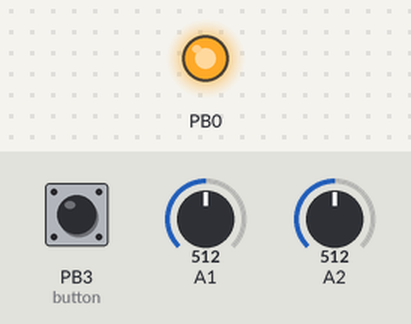
Recording of a sketch running on a simulated ATtiny85, built with avr-gcc and run on an emulated ATtiny85. Shown: output pins drawn as LEDs (lit = HIGH). Inputs (shaded band) come from the test bench; at power-on: PB3 (button) HIGH, A2 = 512, A1 = 512.

Above: at 1.2 s.
1.3 s: PB3 (button) pulled LOW for 3.2 s
At 1.95 s:
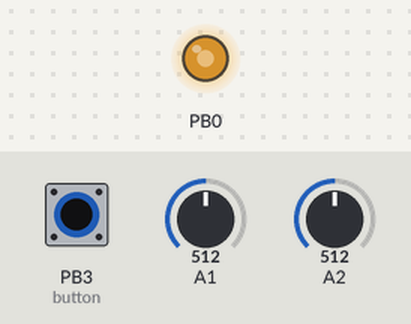
6.0 s: A2 set to 1000
9.0 s: A2 set to 1012
10.5 s: A2 set to 1023
At 11.7 s:
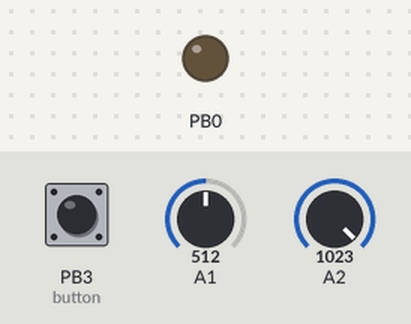
12.0 s: PB3 (button) pulled LOW for 0.15 s
At 13.4 s:
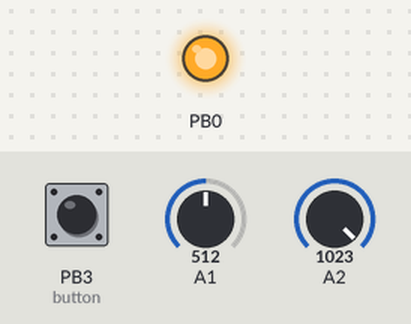
Timing chart, 0 to 14.6 s (numbered marks = the images above; inputs shaded):
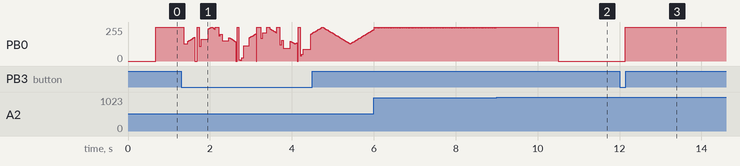

Measured:
- after the input at 9.0 s, PB0: stops changing and stays 254/255
- after the input at 10.5 s, PB0: 254/255 → 0/255 at once
- after the input at 12.0 s, PB0: 0/255 → 255/255 after 0.14 s

The sketch:

attiny_punk_console.ino
```cpp
// (licence header left out)
//pins declaration
volatile byte starterTCNT0 = 0;
volatile byte starterOCR0A = 0;
volatile byte prescaler = 3;
unsigned int activations;
char dir = 1;


//initial setups
void setup() {
    DDRB = 0b00000001; // pin: D0=OUTPUT - D3=INPUT
    setupTimer();
}


//main loop
void loop() {
    int tempDelay = analogRead(1) * 10; //a pot is used to set the period
    if (tempDelay == 0) {
        tempDelay = 1;
    }
    delayMicroseconds(tempDelay);
    starterTCNT0 = analogRead(2) / 4; //the other one changes the frequency
    if (starterTCNT0 == 0) {
        starterTCNT0 = 1;
    }
    starterOCR0A += dir;
    //trying to avoid some particular cases that put the output off for a cycle
    if (starterOCR0A <= starterTCNT0) {
        dir = 1;
        starterOCR0A = starterTCNT0 + 1;
    } else if (starterOCR0A == 0) {
        dir = 1;
        starterOCR0A = 1;
    } else if (starterOCR0A == 255) {
        dir = -1;
        starterOCR0A = 254;
    }

    OCR0A  = starterOCR0A; //set the new OCR value

    if (!digitalRead(3)) { //with the button I change the prescaler
        activations++; //debounce
        if (activations > 30) {
            if (++prescaler > 5) {
                prescaler = 3;
            }
            cli();
            setupTimer(); //update the timer
            sei();
            activations = 0;
        }
    }
}


//setup of the timer
void setupTimer() {
    cli();
    TIMSK = 0;
    TCCR0A = ((1 << COM0A1) | (1 << WGM01) | (1 << WGM00)); //fastPWM with OCR0A - not inverting
    TCCR0B = prescaler; //prescaler: 3=64 / 4=256 / 5=1024
    TCNT0 = starterTCNT0;
    OCR0A = starterOCR0A;
    TIMSK = (1 << TOIE0); //interrupt at the overflow of the counter
    sei();
}


//interrupt service routine
ISR(TIMER0_OVF_vect) {
    TCNT0 = starterTCNT0; //restore the initial value of the counter (sets the frequency)
}
```
